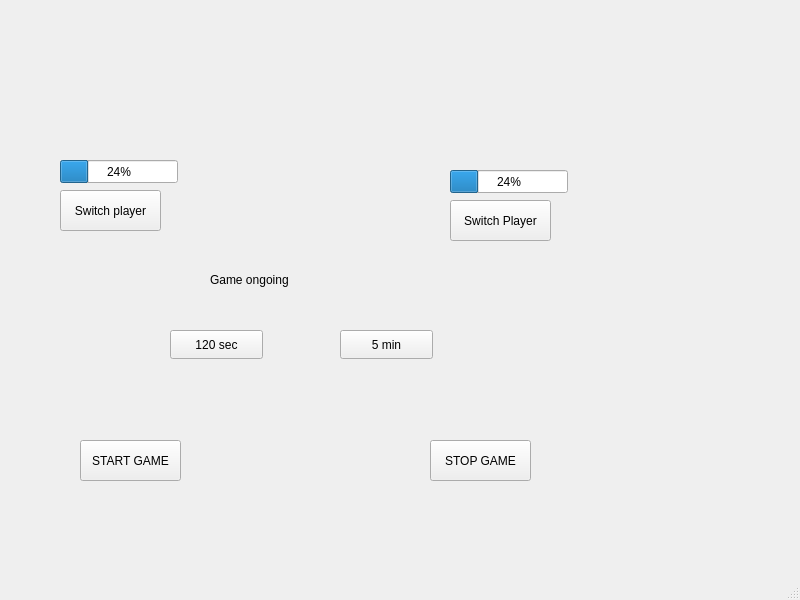
<?xml version="1.0" encoding="UTF-8"?>
<ui version="4.0">
 <class>MainWindow</class>
 <widget class="QMainWindow" name="MainWindow">
  <property name="geometry">
   <rect>
    <x>0</x>
    <y>0</y>
    <width>800</width>
    <height>600</height>
   </rect>
  </property>
  <property name="windowTitle">
   <string>MainWindow</string>
  </property>
  <widget class="QWidget" name="centralwidget">
   <widget class="QProgressBar" name="progressBar1">
    <property name="geometry">
     <rect>
      <x>60</x>
      <y>160</y>
      <width>118</width>
      <height>23</height>
     </rect>
    </property>
    <property name="value">
     <number>24</number>
    </property>
   </widget>
   <widget class="QPushButton" name="switch1">
    <property name="geometry">
     <rect>
      <x>60</x>
      <y>190</y>
      <width>101</width>
      <height>41</height>
     </rect>
    </property>
    <property name="text">
     <string>Switch player</string>
    </property>
   </widget>
   <widget class="QPushButton" name="sec">
    <property name="geometry">
     <rect>
      <x>170</x>
      <y>330</y>
      <width>93</width>
      <height>29</height>
     </rect>
    </property>
    <property name="text">
     <string>120 sec</string>
    </property>
   </widget>
   <widget class="QPushButton" name="start">
    <property name="geometry">
     <rect>
      <x>80</x>
      <y>440</y>
      <width>101</width>
      <height>41</height>
     </rect>
    </property>
    <property name="text">
     <string>START GAME</string>
    </property>
   </widget>
   <widget class="QPushButton" name="min">
    <property name="geometry">
     <rect>
      <x>340</x>
      <y>330</y>
      <width>93</width>
      <height>29</height>
     </rect>
    </property>
    <property name="text">
     <string>5 min</string>
    </property>
   </widget>
   <widget class="QPushButton" name="switch2">
    <property name="geometry">
     <rect>
      <x>450</x>
      <y>200</y>
      <width>101</width>
      <height>41</height>
     </rect>
    </property>
    <property name="text">
     <string>Switch Player</string>
    </property>
   </widget>
   <widget class="QProgressBar" name="progressBar2">
    <property name="geometry">
     <rect>
      <x>450</x>
      <y>170</y>
      <width>118</width>
      <height>23</height>
     </rect>
    </property>
    <property name="value">
     <number>24</number>
    </property>
   </widget>
   <widget class="QPushButton" name="stop">
    <property name="geometry">
     <rect>
      <x>430</x>
      <y>440</y>
      <width>101</width>
      <height>41</height>
     </rect>
    </property>
    <property name="text">
     <string>STOP GAME</string>
    </property>
   </widget>
   <widget class="QLabel" name="label">
    <property name="geometry">
     <rect>
      <x>210</x>
      <y>259</y>
      <width>221</width>
      <height>41</height>
     </rect>
    </property>
    <property name="text">
     <string>Game ongoing</string>
    </property>
   </widget>
  </widget>
  <widget class="QMenuBar" name="menubar">
   <property name="geometry">
    <rect>
     <x>0</x>
     <y>0</y>
     <width>800</width>
     <height>26</height>
    </rect>
   </property>
  </widget>
  <widget class="QStatusBar" name="statusbar"/>
 </widget>
 <resources/>
 <connections/>
</ui>
